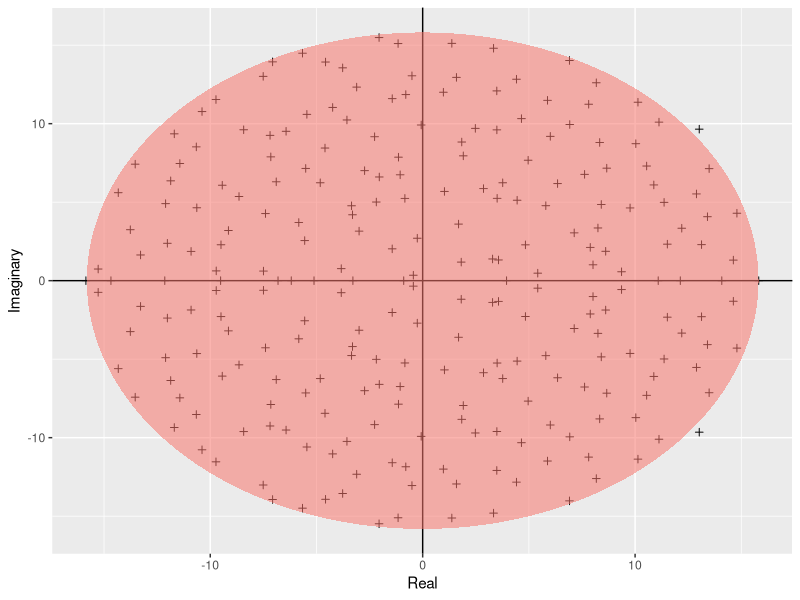

Here is the R script that generated this plot:
#!/usr/bin/env R

# Load packages

library(ggplot2)

build_ellipse <- function(hradius, vradius){ # function that returns an ellipse
  npoints = 250
  a <- seq(0, 2 * pi, length = npoints + 1)
  x <- hradius * cos(a)
  y <- vradius * sin(a)  
  return(data.frame(x = x, y = y))
}

N <- 250 # Assign size of the matrix

M <- matrix(rnorm(N * N), N, N) # Build the matrix

eigvals <- eigen(M)$values # Find the eigenvalues

eigDF <- data.frame("Real" = Re(eigvals), "Imaginary" = Im(eigvals)) # Build a dataframe

my_radius <- sqrt(N) # The radius of the circle is sqrt(N)

ellDF <- build_ellipse(my_radius, my_radius) # Dataframe to plot the ellipse

names(ellDF) <- c("Real", "Imaginary") # rename the columns

# plot the eigenvalues
p <- ggplot(eigDF, aes(x = Real, y = Imaginary))
p <- p +
  geom_point(shape = I(3)) +
  theme(legend.position = "none")

# now add the vertical and horizontal line
p <- p + geom_hline(aes(yintercept = 0))
p <- p + geom_vline(aes(xintercept = 0))

# finally, add the ellipse
p <- p + geom_polygon(data = ellDF, aes(x = Real, y = Imaginary, alpha = 1/20, fill = "red"))


# Export as pdf

# Open a pdf file
pdf("../Results/Girko.pdf") 
# 2. Create a plot
print(p)
# Close the pdf file
dev.off()

print("Script done!")